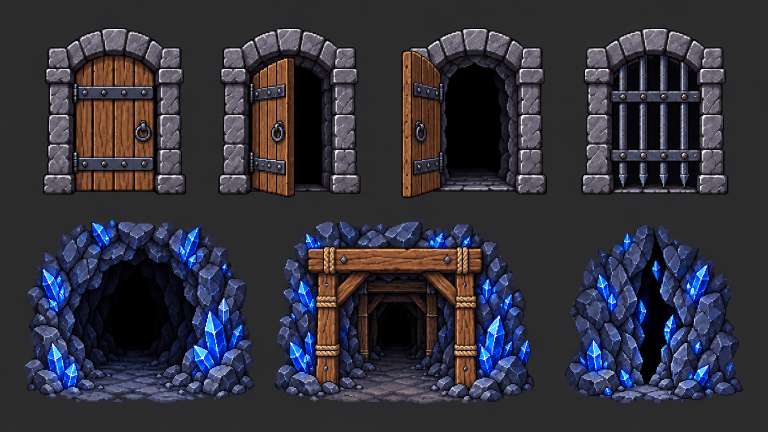
#> input picture assets/props/doors/source/Meshy_AI_environment_doors_and_openings_sheet.png, 1536 x 864 px (shown at 1/2 size)
$ python slice3.py ../../assets/props/doors/source/Meshy_AI_environment_doors_and_openings_sheet.png ../../assets/props/doors/source/Meshy_AI_locked_doors_and_dormant_portal_sheet.png
#> lines starting #> are read from the running program, lines starting #| are printed output that depends on the picture; after the words box and inside, x2 and y2 are one past the last pixel; in counts of white or black regions, pixels touching at a corner belong together
import sys, os; sys.path.insert(0, os.path.dirname(os.path.abspath(__file__))); from paths import ROOT, WORK, LAB, SRC
import json, numpy as np, scipy.ndimage as ndi
from PIL import Image, ImageDraw
import sys; path=sys.argv[1]; TAG=sys.argv[2]
raw=Image.open(path).convert('RGBA'); al=np.asarray(raw)[...,3]; im=Image.new('RGB',raw.size,(120,120,120)); im.paste(raw,mask=raw.split()[3]); a=np.asarray(im).astype(int); print('size',im.size)
#> after `al = np.asarray(raw)[..., 3]`: al: shape (864, 1536); every value is 255
#> after `im = Image.new('RGB', raw.size, (120, 120, 120))`: im: PIL image 1536x864 RGB; every value is 120
#> further down, im is the input picture: PIL image 1536x864 RGB; mean R, G, B 50.8, 49.9, 60.6
bg=np.median(a[:30,:].reshape(-1,3),axis=0); print('background',bg, 'std', a[:30,:].reshape(-1,3).std(0).round(2))
#> after `bg = np.median(a[:30, :].reshape(-1, 3), axis=0)`: bg = [43, 43, 44]
#| background [43. 43. 44.] std [0.69 0.69 0.69]
fg=al>100
#> fg: shape (864, 1536) bool; every value is 1
fg[780:,1270:]=False
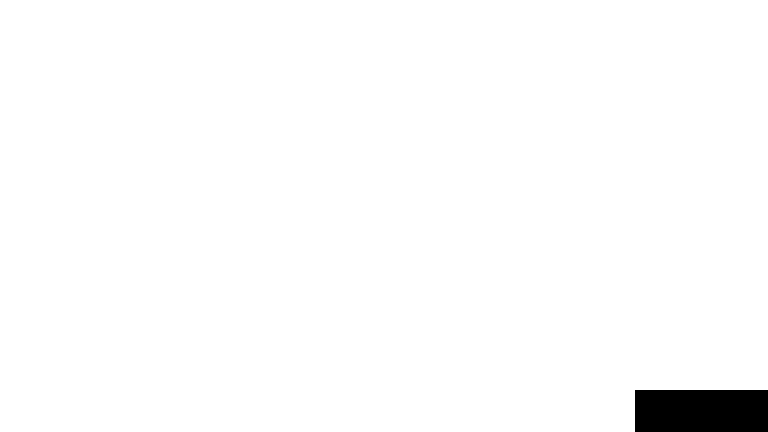
#> fg: shape (864, 1536) bool (shown at 1/2 size); 98.3% white; 1 black region, box (x1, y1, x2, y2) and area: (1270, 780, 1536, 864) 22344
big=ndi.binary_dilation(fg,iterations=3); lab,n=ndi.label(big)
#> after `big = ndi.binary_dilation(fg, iterations=3)`: big: shape (864, 1536) bool; 98.4% white; 1 black region, box (x1, y1, x2, y2) and area: (1273, 783, 1536, 864) 21303
#> after `lab, n = ndi.label(big)`: n = 1
out=[]
for i,sl in enumerate(ndi.find_objects(lab),1):
    m=(lab[sl]==i)&fg[sl]
    if m.sum()<1500: continue
    ys,xs=np.nonzero(m)
    f=dict(x0=int(sl[1].start+xs.min()),y0=int(sl[0].start+ys.min()),x1=int(sl[1].start+xs.max()+1),y1=int(sl[0].start+ys.max()+1),cx=float(sl[1].start+xs.mean()),area=int(m.sum()))
    # skin blobs: face and hands
    c=a[f['y0']:f['y1'],f['x0']:f['x1']]; r,g,b=c[...,0],c[...,1],c[...,2]
    skin=(r>200)&(g>150)&(g<235)&(b>100)&(b<200)&(r-b>40)
    L,k=ndi.label(skin); blobs=[]
    for j,s2 in enumerate(ndi.find_objects(L),1):
        mm=L[s2]==j
        if mm.sum()<25: continue
        yy,xx=np.nonzero(mm); blobs.append(dict(x=int(f['x0']+s2[1].start+xx.mean()),y=int(f['y0']+s2[0].start+yy.mean()),top=int(f['y0']+s2[0].start),w=int(xx.max()-xx.min()+1),h=int(yy.max()-yy.min()+1),n=int(mm.sum())))
    f['skin']=blobs; out.append(f)
#> this loop made 1 pass
#> (i, k) on pass 1: (1, 295)
#> pass 1, `r, g, b = (c[..., 0], c[..., 1], c[..., 2])`:
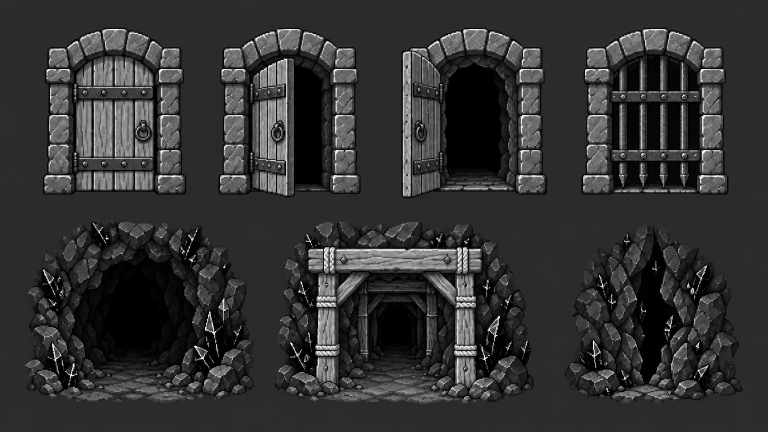
#> r: shape (864, 1536) int64 (shown at 1/2 size); min 0, max 255, mean 50.8
#> pass 1, `r, g, b = (c[..., 0], c[..., 1], c[..., 2])`:
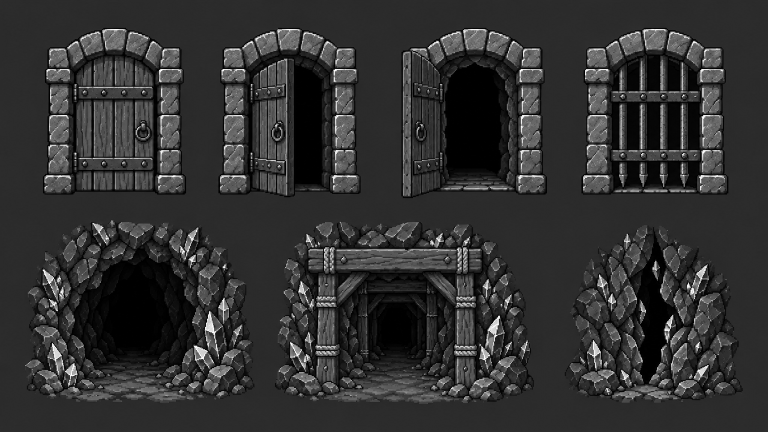
#> g: shape (864, 1536) int64 (shown at 1/2 size); min 0, max 255, mean 49.9
#> pass 1, `r, g, b = (c[..., 0], c[..., 1], c[..., 2])`:
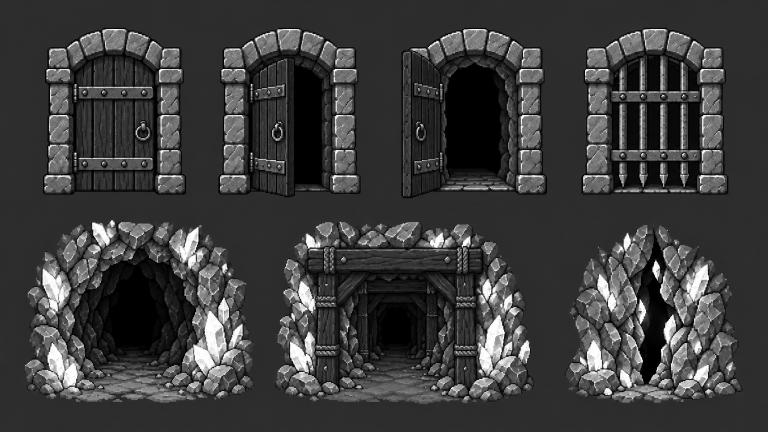
#> b: shape (864, 1536) int64 (shown at 1/2 size); min 0, max 255, mean 60.6
#> pass 1, `skin=(r>200)&(g>150)&(g<235)&(b>100)&(b<200)&(r-b>40)`:
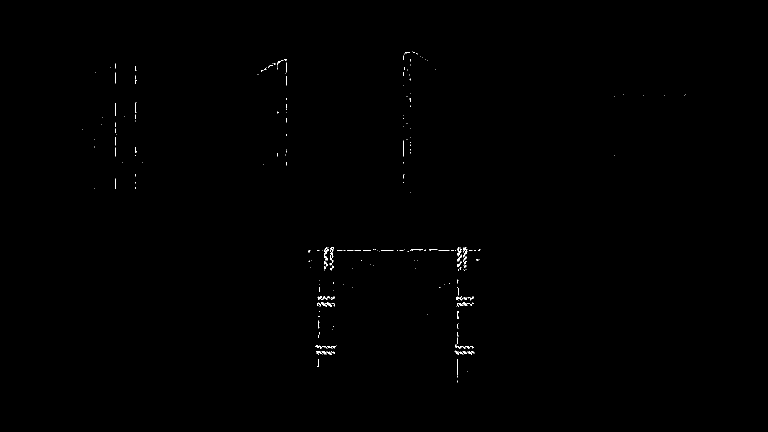
#> skin: shape (864, 1536) bool (shown at 1/2 size); 0.19% white in thin lines or dots, all inside (x1, y1, x2, y2) = (164, 103, 1371, 765)
#> after the loop, out = 1 item
out.sort(key=lambda f:(f['y0']+f['y1'])/2)
rows=[[],[]]
for f in out: rows[0 if (f['y0']+f['y1'])/2<432 else 1].append(f)
#> this loop made 1 pass
for r in rows: r.sort(key=lambda f:f['x0'])
dbg=im.copy(); d=ImageDraw.Draw(dbg)
for ri,r in enumerate(rows):
    print('row',ri,'frames',len(r))
    for fi,f in enumerate(r):
        d.rectangle([f['x0'],f['y0'],f['x1'],f['y1']],outline=(255,0,0)); d.text((f['x0']+2,f['y0']-12),f'{ri}.{fi}',fill=(255,0,0))
        for b in f['skin']: d.ellipse([b['x']-4,b['y']-4,b['x']+4,b['y']+4],outline=(0,180,0),width=2)
        print(f"  {ri}.{fi} box {f['x1']-f['x0']}x{f['y1']-f['y0']} at ({f['x0']},{f['y0']}) skin:", [(b['x'],b['y'],b['w'],b['h'],b['n']) for b in f['skin']])
#> this loop made 2 passes
#> (printed output is left out)
# gaps between neighbours in a row (bounding boxes) and true pixel gaps
for ri,r in enumerate(rows):
    gaps=[]
    for i in range(len(r)-1):
        A,B=r[i],r[i+1]
        ma=np.zeros_like(fg); ma[A['y0']:A['y1'],A['x0']:A['x1']]=fg[A['y0']:A['y1'],A['x0']:A['x1']]
        dist=ndi.distance_transform_edt(~ma)
        mb=fg[B['y0']:B['y1'],B['x0']:B['x1']]
        gaps.append(int(dist[B['y0']:B['y1'],B['x0']:B['x1']][mb].min()))
    print('row',ri,'nearest pixel gap between neighbours:',gaps)
dbg.save(f'{WORK}/dbg_{TAG}.png'); json.dump(rows,open(f'{WORK}/boxes_{TAG}.json','w'))
#> after `dbg.save(f'{WORK}/dbg_{TAG}.png')`:
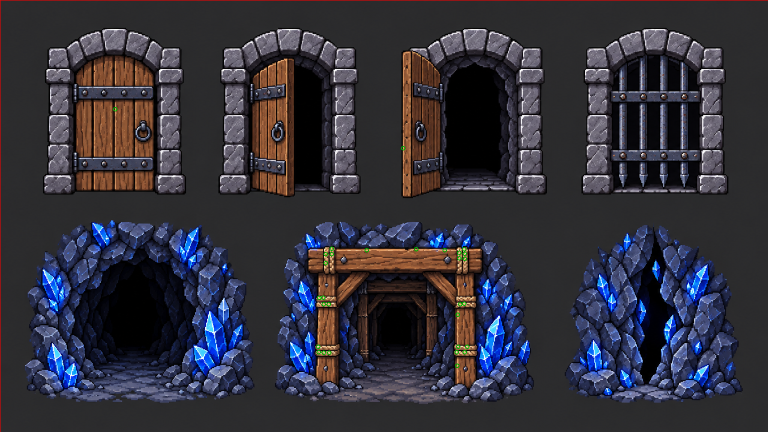
#> saved as Meshy_AI_locked_doors_and_dormant_portal_sheet.png.png: PIL image 1536x864 RGB (shown at 1/2 size); mean R, G, B 51, 49.8, 60.4

$ run again, with assets/props/doors/source/Meshy_AI_active_portal_loop_animation_sheet.png copied over assets/props/doors/source/Meshy_AI_environment_doors_and_openings_sheet.png
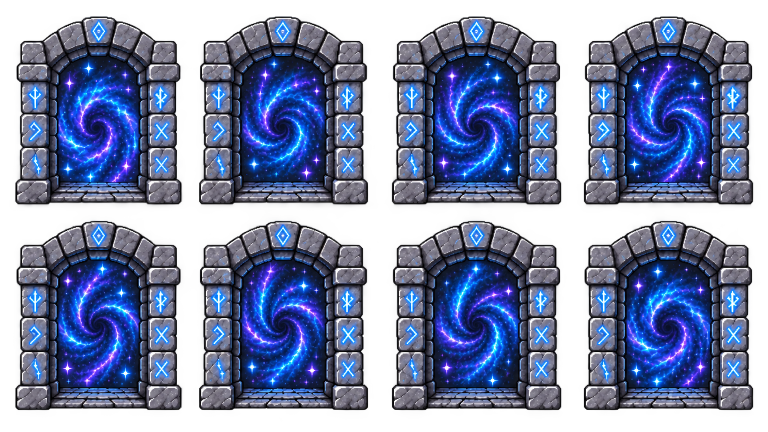
#> input picture assets/props/doors/source/Meshy_AI_active_portal_loop_animation_sheet.png, 1536 x 864 px (shown at 1/2 size)
#> raw is the input picture: PIL image 1536x864 RGBA; mean R, G, B, A 71.1, 81.9, 117.4, 171.2
#> im: PIL image 1536x864 RGB; every value is 120
#> bg = [120, 120, 120]
#| background [120. 120. 120.] std [0. 0. 0.]
#> `fg[780:,1270:]=False`:
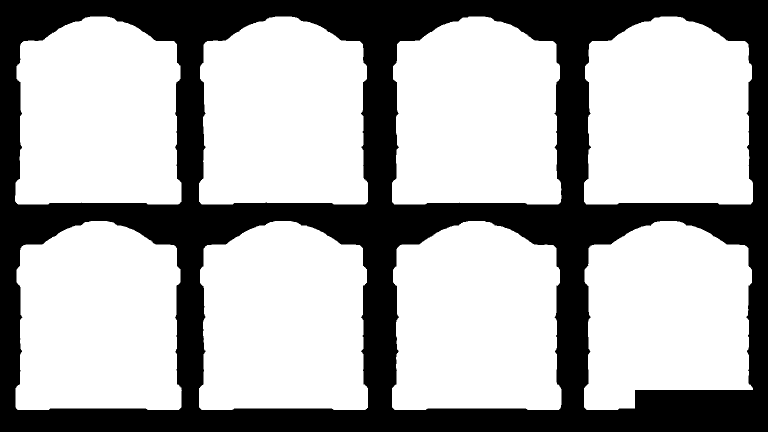
#> fg: shape (864, 1536) bool (shown at 1/2 size); 67.2% white; 1 black region, box (x1, y1, x2, y2) and area: (0, 0, 1536, 864) 435829
#> big: shape (864, 1536) bool; 69.5% white; 1 black region, box (x1, y1, x2, y2) and area: (0, 0, 1536, 864) 404528
#> lab: shape (864, 1536) int32; 9 distinct labels, from 0 to 8
#> n = 8
#> the loop `for i,sl in enumerate(ndi.find_objects(lab),1):` made 8 passes
#> after the loop `for i,sl in enumerate(ndi.find_objects(lab),1):`: out = 8 items
#> the loop `for f in out: rows[0 if (f['y0']+f['y1'])/2<432 else 1].append(f)` made 8 passes
#> the loop `for ri,r in enumerate(rows):` made 2 passes
#|   0.0 box 333x376 at (30,33) skin: []
#|   0.1 box 338x376 at (398,33) skin: []
#|   0.2 box 339x376 at (784,33) skin: []
#|   0.3 box 338x376 at (1168,33) skin: []
#|   1.0 box 333x378 at (31,442) skin: []
#|   1.1 box 338x378 at (398,442) skin: []
#> (further printed lines are left out)
#> `dbg.save(f'{WORK}/dbg_{TAG}.png')`:
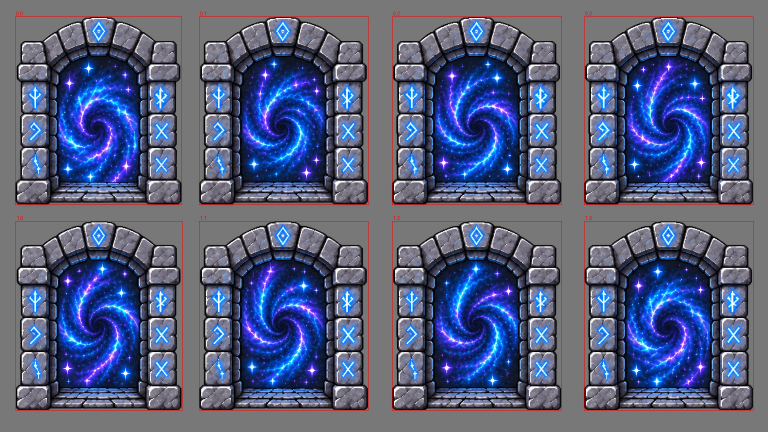
#> saved as Meshy_AI_locked_doors_and_dormant_portal_sheet.png.png: PIL image 1536x864 RGB (shown at 1/2 size); mean R, G, B 85, 93.6, 126.4
